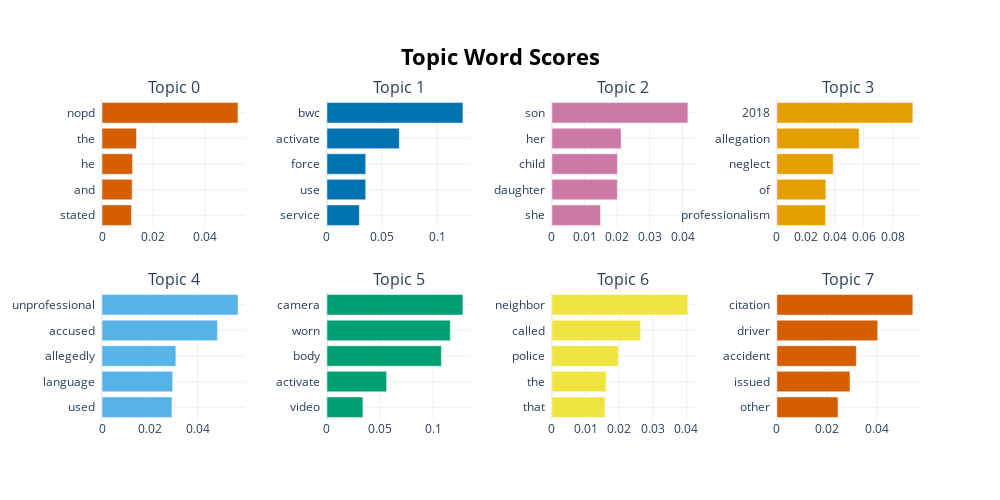

The notebook cell saved with this chart:
### Code cell
topic_model.visualize_barchart()

### Figure 1 — Plotly figure (JSON) as saved in the notebook; plotly's stock layout.template omitted (floating-point values rounded to 4 significant figures)
{"data": [{"marker": {"color": "#D55E00"}, "orientation": "h", "type": "bar", "x": [0.01148, 0.01175, 0.01192, 0.01343, 0.05299], "xaxis": "x", "y": ["stated  ", "and  ", "he  ", "the  ", "nopd  "], "yaxis": "y"}, {"marker": {"color": "#0072B2"}, "orientation": "h", "type": "bar", "x": [0.02939, 0.03517, 0.03518, 0.06564, 0.1234], "xaxis": "x2", "y": ["service  ", "use  ", "force  ", "activate  ", "bwc  "], "yaxis": "y2"}, {"marker": {"color": "#CC79A7"}, "orientation": "h", "type": "bar", "x": [0.01489, 0.02002, 0.02007, 0.0212, 0.04164], "xaxis": "x3", "y": ["she  ", "daughter  ", "child  ", "her  ", "son  "], "yaxis": "y3"}, {"marker": {"color": "#E69F00"}, "orientation": "h", "type": "bar", "x": [0.03363, 0.03384, 0.03896, 0.05684, 0.09391], "xaxis": "x4", "y": ["professionalism  ", "of  ", "neglect  ", "allegation  ", "2018  "], "yaxis": "y4"}, {"marker": {"color": "#56B4E9"}, "orientation": "h", "type": "bar", "x": [0.02926, 0.02959, 0.03091, 0.04828, 0.05687], "xaxis": "x5", "y": ["used  ", "language  ", "allegedly  ", "accused  ", "unprofessional  "], "yaxis": "y5"}, {"marker": {"color": "#009E73"}, "orientation": "h", "type": "bar", "x": [0.03377, 0.05607, 0.1075, 0.1159, 0.1278], "xaxis": "x6", "y": ["video  ", "activate  ", "body  ", "worn  ", "camera  "], "yaxis": "y6"}, {"marker": {"color": "#F0E442"}, "orientation": "h", "type": "bar", "x": [0.01579, 0.01609, 0.01973, 0.02636, 0.04042], "xaxis": "x7", "y": ["that  ", "the  ", "police  ", "called  ", "neighbor  "], "yaxis": "y7"}, {"marker": {"color": "#D55E00"}, "orientation": "h", "type": "bar", "x": [0.02446, 0.02923, 0.03178, 0.04032, 0.05436], "xaxis": "x8", "y": ["other  ", "issued  ", "accident  ", "driver  ", "citation  "], "yaxis": "y8"}], "layout": {"annotations": [{"font": {"size": 16}, "showarrow": false, "text": "Topic 0", "x": 0.0875, "xanchor": "center", "xref": "paper", "y": 1, "yanchor": "bottom", "yref": "paper"}, {"font": {"size": 16}, "showarrow": false, "text": "Topic 1", "x": 0.3625, "xanchor": "center", "xref": "paper", "y": 1, "yanchor": "bottom", "yref": "paper"}, {"font": {"size": 16}, "showarrow": false, "text": "Topic 2", "x": 0.6375, "xanchor": "center", "xref": "paper", "y": 1, "yanchor": "bottom", "yref": "paper"}, {"font": {"size": 16}, "showarrow": false, "text": "Topic 3", "x": 0.9125, "xanchor": "center", "xref": "paper", "y": 1, "yanchor": "bottom", "yref": "paper"}, {"font": {"size": 16}, "showarrow": false, "text": "Topic 4", "x": 0.0875, "xanchor": "center", "xref": "paper", "y": 0.4, "yanchor": "bottom", "yref": "paper"}, {"font": {"size": 16}, "showarrow": false, "text": "Topic 5", "x": 0.3625, "xanchor": "center", "xref": "paper", "y": 0.4, "yanchor": "bottom", "yref": "paper"}, {"font": {"size": 16}, "showarrow": false, "text": "Topic 6", "x": 0.6375, "xanchor": "center", "xref": "paper", "y": 0.4, "yanchor": "bottom", "yref": "paper"}, {"font": {"size": 16}, "showarrow": false, "text": "Topic 7", "x": 0.9125, "xanchor": "center", "xref": "paper", "y": 0.4, "yanchor": "bottom", "yref": "paper"}], "height": 500, "hoverlabel": {"bgcolor": "white", "font": {"family": "Rockwell", "size": 16}}, "showlegend": false, "title": {"font": {"color": "Black", "size": 22}, "text": "<b>Topic Word Scores", "x": 0.5, "xanchor": "center", "yanchor": "top"}, "width": 1000, "xaxis": {"anchor": "y", "domain": [0, 0.175], "showgrid": true}, "xaxis2": {"anchor": "y2", "domain": [0.275, 0.45], "showgrid": true}, "xaxis3": {"anchor": "y3", "domain": [0.55, 0.725], "showgrid": true}, "xaxis4": {"anchor": "y4", "domain": [0.825, 1], "showgrid": true}, "xaxis5": {"anchor": "y5", "domain": [0, 0.175], "showgrid": true}, "xaxis6": {"anchor": "y6", "domain": [0.275, 0.45], "showgrid": true}, "xaxis7": {"anchor": "y7", "domain": [0.55, 0.725], "showgrid": true}, "xaxis8": {"anchor": "y8", "domain": [0.825, 1], "showgrid": true}, "yaxis": {"anchor": "x", "domain": [0.6, 1], "showgrid": true}, "yaxis2": {"anchor": "x2", "domain": [0.6, 1], "showgrid": true}, "yaxis3": {"anchor": "x3", "domain": [0.6, 1], "showgrid": true}, "yaxis4": {"anchor": "x4", "domain": [0.6, 1], "showgrid": true}, "yaxis5": {"anchor": "x5", "domain": [0, 0.4], "showgrid": true}, "yaxis6": {"anchor": "x6", "domain": [0, 0.4], "showgrid": true}, "yaxis7": {"anchor": "x7", "domain": [0, 0.4], "showgrid": true}, "yaxis8": {"anchor": "x8", "domain": [0, 0.4], "showgrid": true}}}
